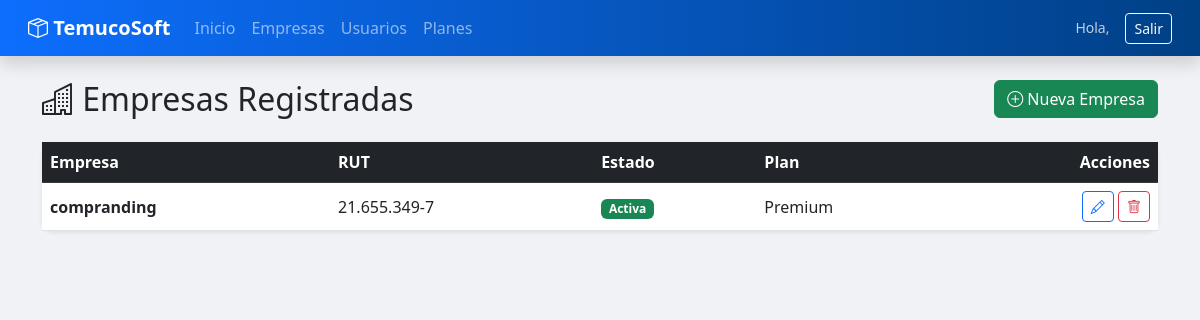
The page /super/companies/ (signed in) on the database its author committed.
### api/models.py (models this page shows, shortened)
class Company(models.Model):
    name = models.CharField(max_length=100)
    rut = models.CharField(max_length=12, validators=[validar_rut_chileno])
    address = models.CharField(max_length=200)
    phone = models.CharField(max_length=20, blank=True)
    created_at = models.DateTimeField(auto_now_add=True)
    is_active = models.BooleanField(default=True)

class Subscription(models.Model):
    company = models.OneToOneField(Company, on_delete=models.CASCADE, related_name='subscription')
    plan = models.ForeignKey(Plan, on_delete=models.PROTECT)
    start_date = models.DateField(default=timezone.now)
    end_date = models.DateField()
    is_active = models.BooleanField(default=True)

class Plan(models.Model):
    name = models.CharField(max_length=50)
    max_branches = models.IntegerField(default=1, validators=[validar_positivo])
    max_users = models.IntegerField(default=5, validators=[validar_positivo])
    price = models.DecimalField(max_digits=10, decimal_places=0, validators=[validar_positivo])

### api/views.py (the view)
# urls.py: path('super/companies/', views.super_dashboard_companies, name='super_companies'),
@login_required
def super_dashboard_companies(request):
    if request.user.role != 'super_admin': return redirect('dashboard')
    return render(request, 'superadmin/company_list.html', {'companies': Company.objects.all().order_by('-created_at')})

### templates/superadmin/company_list.html
{% extends 'base.html' %}
{% block content %}
<div class="d-flex justify-content-between align-items-center mb-4">
    <h2 class="mb-0"><i class="bi bi-buildings"></i> Empresas Registradas</h2>
    <a href="{% url 'super_company_create' %}" class="btn btn-success"><i class="bi bi-plus-circle"></i> Nueva Empresa</a>
</div>
<div class="card shadow-sm border-0">
    <table class="table table-hover mb-0 align-middle">
        <thead class="table-dark">
            <tr>
                <th>Empresa</th>
                <th>RUT</th>
                <th>Estado</th>
                <th>Plan</th>
                <th class="text-end">Acciones</th>
            </tr>
        </thead>
        <tbody>
            {% for c in companies %}
            <tr>
                <td class="fw-bold">{{ c.name }}</td>
                <td>{{ c.rut }}</td>
                <td>
                    {% if c.is_active %}
                        <span class="badge bg-success">Activa</span>
                    {% else %}
                        <span class="badge bg-danger">Inactiva</span>
                    {% endif %}
                </td>
                <td>{{ c.subscription.plan.name|default:"Sin Plan" }}</td>
                <td class="text-end">
                    <a href="{% url 'super_company_edit' c.id %}" class="btn btn-sm btn-outline-primary"><i class="bi bi-pencil"></i></a>
                    <a href="{% url 'super_company_delete' c.id %}" class="btn btn-sm btn-outline-danger"><i class="bi bi-trash"></i></a>
                </td>
            </tr>
            {% empty %}
            <tr><td colspan="5" class="text-center p-5">No hay empresas.</td></tr>
            {% endfor %}
        </tbody>
    </table>
</div>
{% endblock %}

### templates/base.html (style rules this page uses)
body { background-color: #f0f2f5; font-family: 'Segoe UI', sans-serif; }
.card { border: none; border-radius: 12px; box-shadow: 0 4px 6px rgba(0,0,0,0.05); transition: transform 0.2s; }

### rows shown on the page
Company: name "compranding", rut "21.655.349-7", is_active "Activa", subscription.plan.name "Premium"
